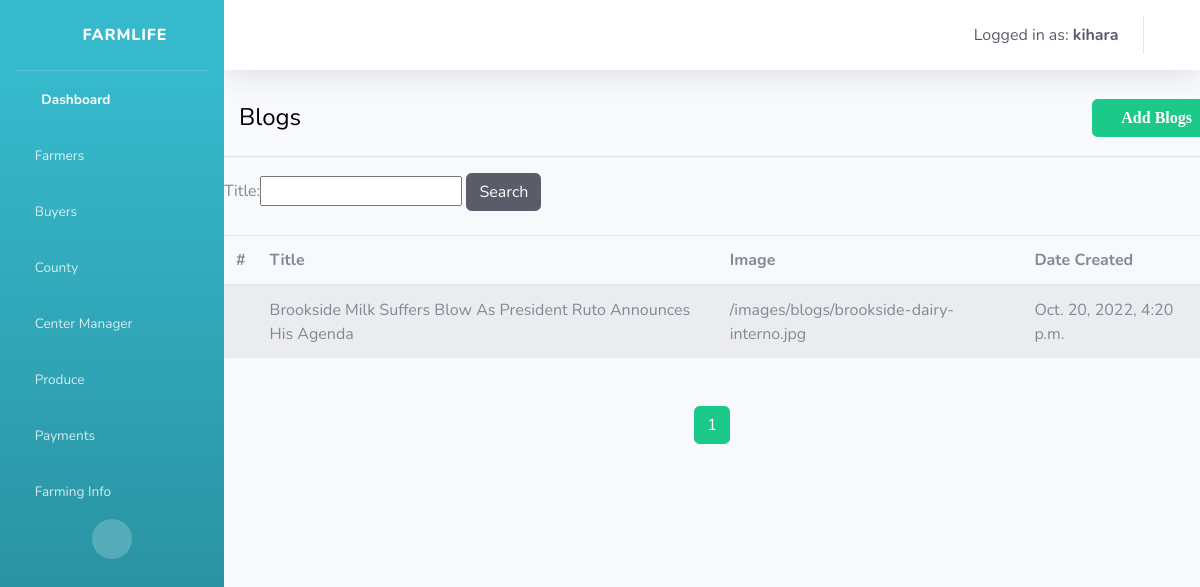
The app's page /dashboard/blogs/ (signed in) with its own data.
### efarm/models.py (models this page shows)
class Blog(models.Model):
    title = models.CharField(max_length=254,null=True)
    content = models.TextField(null=True)
    image = models.ImageField(upload_to='blogs', null=True, blank=True)
    date_created = models.DateTimeField(auto_now_add=True)
    @property
    def imageURL(self):
        try:
            url = self.image.url
        except:
            url = ''
        return url

### efarm/views.py (the view)
# urls.py: path('blogs/', BlogList, name='blogs'),
@login_required(login_url='login')
def BlogList(request):
    blogs = Blog.objects.all()
    myFilter = BlogFilter(request.GET, queryset=blogs)
    blogs = myFilter.qs
    paginator = Paginator(blogs, 10)
    page_number = request.GET.get('page', 1)
    blogs_obj = paginator.get_page(page_number)
    context = {'blogs': blogs,
               'blogs_obj': blogs_obj, 'myFilter': myFilter}
    return render(request, 'farmers/blogs_list.html', context)

### efarm/templates/farmers/blogs_list.html (shortened to what this page needs)
{% extends 'base.html' %}
{% load static %}
{% block content %}
<legend style="margin: 10px; padding: 5px; color: black;">Blogs
  <a href="{% url 'add_blog' %}">
    <button type="submit" class="btn btn-success" style="float: right;">
      <i class="fas fa-plus"> Add Blogs </i>
    </button></a>
</legend>
<hr>
<form method="get">
  {{ myFilter.form }}
  <button class="btn btn-dark rounded" type="submit">Search</button>
</form><br>
<table class="table table-striped">
  <thead>
    <tr>
      <th scope="col">#</th>
      <th scope="col">Title</th>
      <th scope="col">Image</th>
      <th scope="col">Date Created</th>
    </tr>
  </thead>
  <tbody>
    {% for blog in blogs_obj %}
    <tr>
      <th scope="row" 1></th>
      <td>{{blog.title}}</td>
      <td>{{blog.imageURL}}</td>
      <td>{{blog.date_created}}</td>
    </tr>
    {% endfor %}
  </tbody>
</table>
<div class="text-center container mt-5">
  <a><button type="button" class="btn btn-success">{{blogs_obj.number}}</button></a>
</div>
{% endblock content%}

### efarm/templates/base.html (shortened to what this page needs)
{% load static %}
<!DOCTYPE html>
<html lang="en">
<head>
    <link href="{% static 'vendor/fontawesome-free/css/all.min.css' %}" rel="stylesheet" type="text/css">
        <link rel="stylesheet" href="https://stackpath.bootstrapcdn.com/bootstrap/4.1.3/css/bootstrap.min.css">
    <link href="{% static 'css/sb-admin-2.min.css' %}" rel="stylesheet">
</head>
<body id="page-top">
    <div id="wrapper">
        <ul class="navbar-nav bg-gradient-info sidebar sidebar-dark accordion" id="accordionSidebar" style="background-color:#1cc88a">
            <a class="sidebar-brand d-flex align-items-center justify-content-center" href="{% url 'home' %}">
                <div class="sidebar-brand-icon rotate-n-15">
                    <i class="fas fa-boxes fa-3x"></i>
                </div>
                <div class="sidebar-brand-text mx-3">FARMLIFE</div>
            </a>
            <hr class="sidebar-divider my-0">
            <li class="nav-item active">
                <a class="nav-link" href="{% url 'home' %}">
                    <i class="fas fa-fw fa-tachometer-alt"></i>
                    <span>Dashboard</span></a>
            </li>
            <li class="nav-item">
                <a class="nav-link collapsed" href="#" data-toggle="collapse" data-target="#collapseTwo"
                    aria-expanded="true" aria-controls="collapseTwo">
                    <i class="fa fa-users"></i>
                    <span>Farmers</span>
                </a>
            </li>
            <li class="nav-item">
                <a class="nav-link collapsed" href="#" data-toggle="collapse" data-target="#collapseThree"
                    aria-expanded="true" aria-controls="collapseThree">
                    <i class="fa fa-users"></i>
                    <span>Buyers</span>
                </a>
            </li>
            <li class="nav-item">
                <a class="nav-link collapsed" href="#" data-toggle="collapse" data-target="#collapseUtilities"
                    aria-expanded="true" aria-controls="collapseUtilities">
                    <i class="fas fa-truck"></i>
                    <span>County</span>
                </a>
            </li>
            <li class="nav-item">
                <a class="nav-link collapsed" href="#" data-toggle="collapse" data-target="#collapsePages"
                    aria-expanded="true" aria-controls="collapsePages">
                    <i class="fas fa-industry"></i>
                    <span>Center Manager</span>
                </a>
            </li>
            <li class="nav-item">
                <a class="nav-link collapsed" href="#" data-toggle="collapse" data-target="#collapsePage"
                    aria-expanded="true" aria-controls="collapsePage">
                    <i class="fas fa-capsules"></i>
                    <span>Produce</span>
                </a>
            </li>
            <li class="nav-item">
                <a class="nav-link collapsed" href="#" data-toggle="collapse" data-target="#collapsePage1"
                    aria-expanded="true" aria-controls="collapsePage1">
                    <i class="fas fa-cart-plus"></i>
                    <span>Payments</span>
                </a>
            </li>
            <li class="nav-item">
                <a class="nav-link collapsed" href="#" data-toggle="collapse" data-target="#collapsePage2"
                    aria-expanded="true" aria-controls="collapsePage2">
                    <i class="fas fa-file-invoice"></i>
                    <span>Farming Info</span>
                </a>
            </li>
            <div class="text-center d-none d-md-inline">
                <button class="rounded-circle border-0" id="sidebarToggle"></button>
            </div>
        </ul>
        <div id="content-wrapper" class="d-flex flex-column">
            <div id="content">
                <nav class="navbar navbar-expand navbar-light bg-white topbar mb-4 static-top shadow">
                    <ul class="navbar-nav ml-auto">
                                          <li class="nav-item dropdown no-arrow">
                                              <a class="nav-link dropdown-toggle"
                                                  data-toggle="dropdown" aria-haspopup="true" aria-expanded="false">
                                                  <span class="mr-2 d-none d-lg-inline text-dark">Logged in as:
                                                      <strong>{{request.user}}</strong></span>
                                                  <i class="fas fa-power-off" id="userDropdown" role="button"></i>
                                              </a>
                                          </li>
                    </ul>
                </nav>
                {% block content %}
                {% endblock content %}
            </div>
        </div>
</body>
</html>

### records on screen
Blog: title "Brookside Milk Suffers Blow As President Ruto Announces His Agenda", imageURL "/images/blogs/brookside-dairy-interno.jpg", date_created "Oct. 20, 2022, 4:20 p.m."

### other values on screen
{{ request.user }} "kihara"
{{ blogs_obj.number }} "1"
